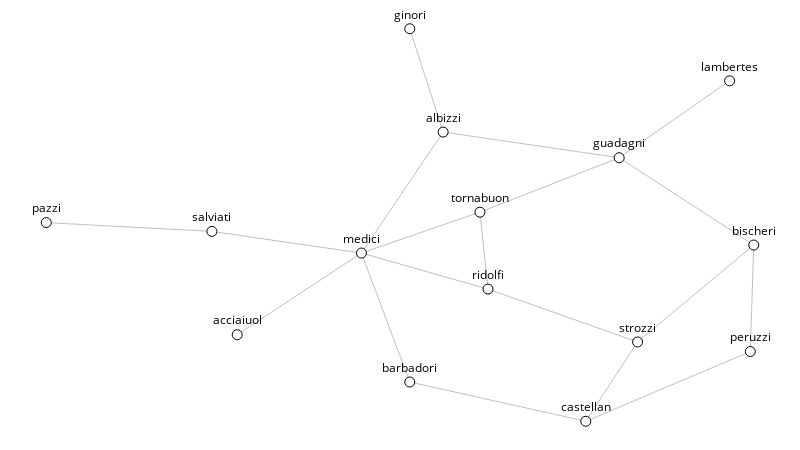

Notebook code cell kept with this figure:
### Markdown cell above
Carregando rede de casamentos entre famílias de Florença durante a Renascença.

J. F. Padgett e C. K. Ansell. *Robust action and the rise of the Medici, 1400–1434.* American Journal of
Sociology 98, págs. 1259-1319, 1993.

### Code cell
g = sn.load_graph('Renaissance.gml', has_pos=True)

sn.show_graph(g, nlab=True)

### Figure 1 — Plotly figure (JSON) as saved in the notebook; plotly's stock layout.template omitted (floating-point values rounded to 4 significant figures)
{"data": [{"hoverinfo": "none", "line": {"color": "rgb(192, 192, 192)", "width": 1}, "mode": "lines", "x": [0.5138, 0.561, null, 0.9659, 0.8098, null, 0.561, 0.8098, null, 0.561, 0.4455, null, 0.8098, 1, null, 0.8098, 0.613, null, 0, 0.2341, null, 0.2341, 0.4455, null, 0.4455, 0.613, null, 0.4455, 0.6244, null, 0.4455, 0.2699, null, 0.4455, 0.5138, null, 0.613, 0.6244, null, 1, 0.8358, null, 1, 0.9951, null, 0.6244, 0.8358, null, 0.8358, 0.7626, null, 0.9951, 0.7626, null, 0.5138, 0.7626, null], "y": [1, 0.7367, null, 0.8673, 0.6714, null, 0.7367, 0.6714, null, 0.7367, 0.4286, null, 0.6714, 0.449, null, 0.6714, 0.5327, null, 0.5061, 0.4837, null, 0.4837, 0.4286, null, 0.4286, 0.5327, null, 0.4286, 0.3367, null, 0.4286, 0.2204, null, 0.4286, 0.1, null, 0.5327, 0.3367, null, 0.449, 0.202, null, 0.449, 0.1776, null, 0.3367, 0.202, null, 0.202, 0, null, 0.1776, 0, null, 0.1, 0, null]}, {"hoverinfo": "none", "marker": {"color": "rgb(255, 255, 255)", "line": {"color": "rgb(0, 0, 0)", "width": 1}, "size": 10}, "mode": "markers+text", "text": ["ginori", "lambertes", "albizzi", "guadagni", "pazzi", "salviati", "medici", "tornabuon", "bischeri", "ridolfi", "acciaiuol", "strozzi", "peruzzi", "barbadori", "castellan"], "textfont": {"color": "rgb(0, 0, 0)"}, "textposition": "top center", "x": [0.5138, 0.9659, 0.561, 0.8098, 0, 0.2341, 0.4455, 0.613, 1, 0.6244, 0.2699, 0.8358, 0.9951, 0.5138, 0.7626], "y": [1, 0.8673, 0.7367, 0.6714, 0.5061, 0.4837, 0.4286, 0.5327, 0.449, 0.3367, 0.2204, 0.202, 0.1776, 0.1, 0]}], "layout": {"height": 450, "margin": {"b": 0, "l": 0, "r": 0, "t": 0}, "showlegend": false, "width": 800, "xaxis": {"showgrid": false, "showticklabels": false, "zeroline": false}, "yaxis": {"showgrid": false, "showticklabels": false, "zeroline": false}}}
